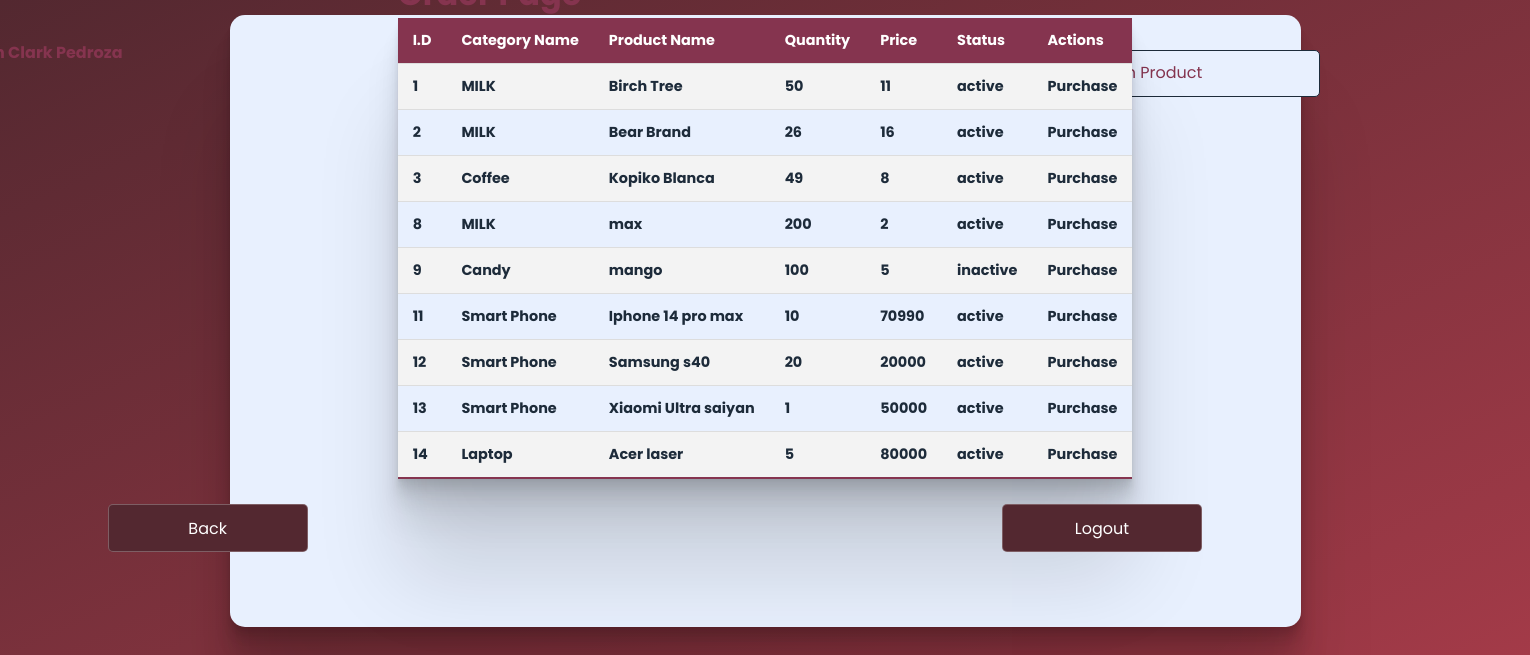
The app's page /test1.php (signed in) with its own data.
### tables this page shows
CREATE TABLE `prod` (
  `id` int(11) NOT NULL,
  `prodcode` varchar(250) NOT NULL,
  `productName` varchar(250) DEFAULT NULL,
  `category` int(11) DEFAULT NULL,
  `price` int(11) DEFAULT NULL,
  `qnty` int(11) DEFAULT NULL
);

CREATE TABLE `cat` (
  `id` int(11) NOT NULL,
  `categoryName` varchar(250) DEFAULT NULL,
  `status` varchar(250) DEFAULT NULL
);

### test1.php (the view, shortened to what this page needs)
<?php
    require_once"connectdb.php";
if (isset($_SESSION['id']) && isset($_SESSION['uname']))
{
?>
<!DOCTYPE html>
<html>
    <head>
    </head>
    <body>
        <link rel="stylesheet" href="style.css">
        <div class="containerLook">
            <div class="inputBox">
                <input type="text" name="uname" id="lookAcc" onkeyup="search()" required="required">
                <span>Search Product</span>
            </div>
        </div>
        <div class="container4">
            <div class="col-sm-8">
                <form class="form-horizontal" id="frmInvoice">
                <div class="welcome">
                    <h2>Welcome, <?php echo $_SESSION['fname']; echo " ", $_SESSION['lname'];?></h2>
                </div><br>
                <table class="kini" id="t1">
                    <div class="title">
                        <h1>Order Page</h1>
                    </div>
                    <tr>
                        <th>I.D</th>
                        <th>Category Name</th>
                        <th>Product Name</th>
                        <th>Quantity</th>
                        <th>Price</th>
                        <th>Status</th>
                        <th>Actions</th>
                    </tr>
                    <?php
                        $sqlQuery = "SELECT prod.id, cat.categoryName, cat.status, prod.productName,  prod.qnty,prod.price FROM prod INNER JOIN     cat     ON  prod.category = cat.id";
                        $res = $con->query($sqlQuery);
                        while($row =mysqli_fetch_object($res))
                        {?>
                            <tr class="active-row">
                                <td><?php echo $row->id?></td>
                                <td><?php echo $row->categoryName?></td>
                                <td><?php echo $row->productName?></td>
                                <td><?php echo $row->qnty?></td>
                                <td><?php echo $row->price?></td>
                                <td><?php echo $row->status?></td>
                                <td>
                                    <div class="link">
                                        <a class="updlink" href="order.php?id=<?php echo $row->id?>">Purchase</a>
                                    </div>
                                </td>
                            </tr>
                    <?php
                        }
                        ?>
                </table>
                <div class="btnContainer1">
                    <form method="POST" action="home.php">
                        <div class="inputBtn"><input type="submit" value="Back"></div>
                    </form>
                    <form method="POST" action="logout.php">
                       <div class="inputBtn"><input type="submit" value="Logout"></div>
                    </form>
                </div>
                </form>
            </div>
        </div>
    </body>
</html>
<?php
}
else
{
    header("Location: index.php");
    exit();
}
?>

### style.css (style rules this page uses)
* { margin: 0; padding: 0; box-sizing: border-box; font-family: 'Poppins', sans-serif; }
body { background-image: linear-gradient(to bottom right, #532830, #A63B49); }
.container4 { padding-top: 25px; padding-bottom: 25px; min-height: 10vh; display: flex; justify-content: center; align-items: center; flex-direction: column; gap: 25px; max-width: 70%; min-width: 450px; margin: 1% auto 5%; border-radius: 15px; background: #E8F0FE; box-shadow: 0 2.8px 2.2px rgba(0, 0, 0, 0.034), 0 6.7px 5.3px rgba(0, 0, 0, 0.048), 0 12.5px 10px rgba(0, 0, 0, 0.06), 0 22.3px 17.9px rgba(0, 0, 0, 0.072), 0 41.8px 33.4px rgba(0, 0, 0, 0.086), 0 100px 80px rgba(0, 0, 0, 0.12); }
.btnContainer1 { position:sticky; padding-top: 25px; padding-bottom: 25px; min-height: 10vh; display: flex; justify-content: center; gap: 135%; max-width: 70%; min-width: 450px; }
.containerLook { position:absolute; display: flex; padding-top: 25px; padding-bottom: 25px; min-height: 10vh; margin: 10px auto 345px; left: 1070px; max-width: 70%; min-width: 450px; }
.title h1 { margin-bottom: 0px; margin-top: -20px; color: #85344F; }
.welcome h2 { margin-left: -520px; margin-bottom: -100px; font-size: 1em; color: #85344F; }
.inputBox { position: relative; width: 250px; }
.inputBox input { width: 100%; padding: 10px; border: 1px solid #1d2b3a; background: #E8F0FE; border-radius: 5px; outline: none; color: #1d2b3a; font-size: 1em; transition: 0.5s; }
.inputBox span { position: absolute; left: 0; padding: 10px; pointer-events: none; font-size: 1em; color: #85344F; transition: 0.5s; }
.inputBtn input { width: 200px; height: 6vh; padding: 10px; border: 1px solid rgba(255,255,255,0.25); background: #532830; border-radius: 5px; outline: none; color: #fff; font-size: 1em; transition: .5s; }
.kini { position: relative; border-collapse: collapse; margin: 0 auto; margin-top: 0%; font-size: 0.9em; text-align: justify; min-width: 95%; transition: 0.5s; box-shadow: 0 2.8px 2.2px rgba(0, 0, 0, 0.034), 0 6.7px 5.3px rgba(0, 0, 0, 0.048), 0 12.5px 10px rgba(0, 0, 0, 0.06), 0 22.3px 17.9px rgba(0, 0, 0, 0.072), 0 41.8px 33.4px rgba(0, 0, 0, 0.086), 0 100px 80px rgba(0, 0, 0, 0.12); }
.kini th, .kini td { padding: 12px 15px; transition: 0.5s; }
.kini th { background-color: #85344F; color: white; transition: 0.5s; }
.kini tbody tr { border-bottom: 1px solid #dddddd; transition: 0.5s; }
.kini tbody tr:nth-of-type(even) { background-color: #f3f3f3; transition: 0.5s; }
.kini tbody tr:last-of-type { border-bottom: 2px solid #85344F; transition: 0.5s; }
.kini tbody tr.active-row { font-weight: bold; color: #1d2b3a; }
.link a { color: #1d2b3a; text-decoration: none; }

### records on screen
prod: id "1", cat.categoryName "MILK", productName "Birch Tree", qnty "50", price "11", cat.status "active"
prod: id "2", cat.categoryName "MILK", productName "Bear Brand", qnty "26", price "16", cat.status "active"
prod: id "3", cat.categoryName "Coffee", productName "Kopiko Blanca", qnty "49", price "8", cat.status "active"
prod: id "8", cat.categoryName "MILK", productName "max", qnty "200", price "2", cat.status "active"
prod: id "9", cat.categoryName "Candy", productName "mango", qnty "100", price "5", cat.status "inactive"
prod: id "11", cat.categoryName "Smart Phone", productName "Iphone 14 pro max", qnty "10", price "70990", cat.status "active"
prod: id "12", cat.categoryName "Smart Phone", productName "Samsung s40", qnty "20", price "20000", cat.status "active"
prod: id "13", cat.categoryName "Smart Phone", productName "Xiaomi Ultra saiyan", qnty "1", price "50000", cat.status "active"
prod: id "14", cat.categoryName "Laptop", productName "Acer laser", qnty "5", price "80000", cat.status "active"

### other values on screen
$_SESSION['lname'] "Pedroza"
